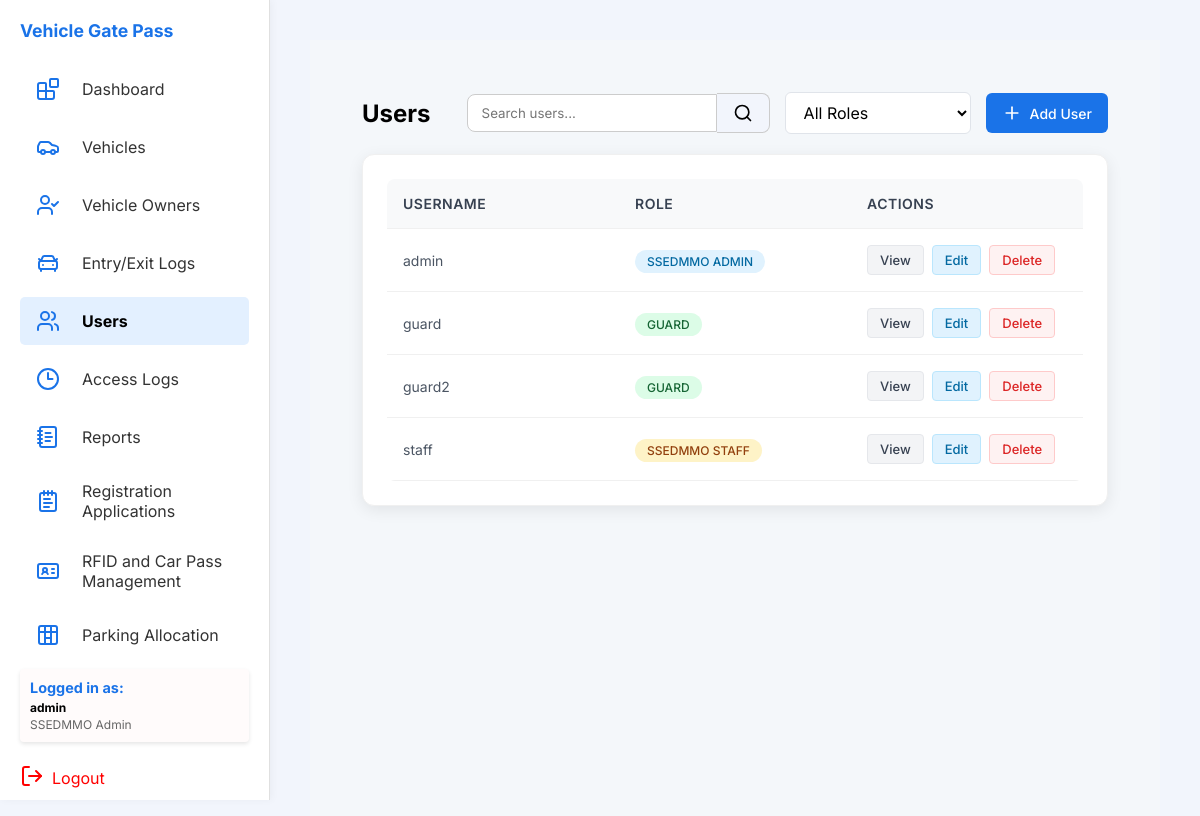
Screenshot of /php/users.php (signed in) with the database file from the repository.
### tables this page shows
CREATE TABLE `user` (
  `userID` varchar(10) NOT NULL,
  `registrationID` varchar(10) DEFAULT NULL,
  `passID` varchar(10) DEFAULT NULL,
  `username` varchar(50) NOT NULL,
  `password` varchar(255) NOT NULL,
  `role` enum('SSEDMMO Admin','SSEDMMO Staff','Guard') DEFAULT NULL
);

### php/users.php (the view, shortened to what this page needs)
<?php
$db = new Database();
$conn = $db->getConnection();
$query = "SELECT * FROM user ORDER BY username";
$result = $conn->query($query);
include_once '../includes/header.php';
?>
<main class="main">
  <div class="container">
    <div class="header">
      <h2>Users</h2>
      <div class="header-actions">
        <div class="search-container">
          <input type="text" id="searchInput" placeholder="Search users..." />
          <button class="search-btn">
            <svg xmlns="http://www.w3.org/2000/svg" width="20" height="20" viewBox="0 0 24 24" fill="none"
              stroke="currentColor" stroke-width="2" stroke-linecap="round" stroke-linejoin="round"
              class="lucide lucide-search">
              <circle cx="11" cy="11" r="8" />
              <path d="m21 21-4.3-4.3" />
            </svg>
          </button>
        </div>
        <div class="filter-container">
          <select id="filterRole">
            <option value="">All Roles</option>
          </select>
        </div>
        <?php if ($_SESSION['role'] === 'SSEDMMO Admin'): ?>
          <button class="add-btn" onclick="showAddUserModal()">
            <svg xmlns="http://www.w3.org/2000/svg" width="20" height="20" viewBox="0 0 24 24" fill="none"
              stroke="currentColor" stroke-width="2" stroke-linecap="round" stroke-linejoin="round"
              class="lucide lucide-plus">
              <path d="M5 12h14" />
              <path d="M12 5v14" />
            </svg>
            Add User
          </button>
        <?php endif; ?>
      </div>
    </div>
    <div class="card">
      <table class="data-table">
        <thead>
          <tr>
            <th>Username</th>
            <th>Role</th>
            <th>Actions</th>
          </tr>
        </thead>
        <tbody>
          <?php if ($result && $result->num_rows > 0): ?>
            <?php while ($row = $result->fetch_assoc()): ?>
              <tr>
                <td><?php echo htmlspecialchars($row['username']); ?></td>
                <td>
                  <span class="role-badge role-<?php echo strtolower(str_replace(' ', '-', $row['role'])); ?>">
                    <?php echo htmlspecialchars($row['role']); ?>
                  </span>
                </td>
                <td>
                  <?php if ($_SESSION['role'] === 'SSEDMMO Admin'): ?>
                    <div class="action-buttons">
                      <button class="btn-view" onclick="viewUser('<?php echo $row['userID']; ?>')">View</button>
                      <button class="btn-edit" onclick="editUser('<?php echo $row['userID']; ?>')">Edit</button>
                      <button class="btn-delete" onclick="confirmDeleteUser('<?php echo $row['userID']; ?>')">Delete</button>
                    </div>
                  <?php else: ?>
                    <span class="no-permission">No Access</span>
                  <?php endif; ?>
                </td>
              </tr>
            <?php endwhile; ?>
          <?php else: ?>
            <tr>
              <td colspan="3" class="no-data">No users found</td>
            </tr>
          <?php endif; ?>
        </tbody>
      </table>
    </div>
  </div>
</main>
<?php
include_once '../includes/footer.php';
?>

### css/global.css (style rules this page uses)
* { box-sizing: border-box; margin: 0; padding: 0; font-family: "Inter", sans-serif; }
body { background: #f2f5fc; padding: 40px; }
main { flex: 1; padding: 0 40px; }
.main { margin-left: 270px; padding: 32px; min-height: 100vh; background: #f4f7fa; box-sizing: border-box; }

### css/users.css (style rules this page uses)
.container { padding: 20px; }
.header { display: flex; justify-content: space-between; align-items: center; margin-bottom: 20px; flex-wrap: wrap; gap: 20px; }
.header h2 { margin: 0; }
.header-actions { display: flex; gap: 15px; align-items: center; flex-wrap: wrap; }
.search-container { display: flex; align-items: center; }
.search-container input { padding: 10px 14px; border-radius: 8px 0 0 8px; border: 1px solid #ccc; width: 250px; outline: none; }
.search-btn { background: #f2f5fc; border: 1px solid #ccc; border-left: none; border-radius: 0 8px 8px 0; padding: 0 16px; height: 40px; display: flex; align-items: center; cursor: pointer; transition: background 0.2s; }
.filter-container select { padding: 9px 14px; border-radius: 6px; border: 1.5px solid #e0e4ea; background: #fff; font-size: 1rem; }
.add-btn { background: #1a73e8; color: white; border: none; border-radius: 6px; padding: 10px 16px; font-size: 14px; font-weight: 500; cursor: pointer; display: flex; align-items: center; gap: 8px; transition: all 0.2s ease; }
.card { background: white; border-radius: 12px; box-shadow: 0 4px 16px rgba(0, 0, 0, 0.08); padding: 24px; border: 1px solid #f0f0f0; overflow: hidden; }
.data-table { width: 100%; border-collapse: collapse; border-radius: 8px; overflow: hidden; table-layout: fixed; }
.data-table th, .data-table td { padding: 16px; text-align: left; border-bottom: 1px solid #f0f0f0; }
.data-table th { background-color: #f8f9fa; font-weight: 600; color: #374151; font-size: 14px; text-transform: uppercase; letter-spacing: 0.5px; }
.data-table tbody tr { transition: background-color 0.2s ease; }
.data-table td { color: #4b5563; font-size: 14px; white-space: nowrap; overflow: hidden; text-overflow: ellipsis; max-width: 200px; }
.role-badge { padding: 4px 12px; border-radius: 12px; font-size: 12px; font-weight: 500; text-transform: uppercase; }
.role-guard { background: #dcfce7; color: #166534; }
.role-ssedmmo-staff { background: #fef3c7; color: #92400e; }
.role-ssedmmo-admin { background: #e0f2fe; color: #0369a1; }
.action-buttons { display: flex; gap: 8px; }
.btn-view, .btn-edit, .btn-delete { padding: 6px 12px; border-radius: 4px; font-size: 13px; font-weight: 500; cursor: pointer; transition: all 0.2s ease; }
.btn-view { background-color: #f3f4f6; color: #374151; border: 1px solid #e5e7eb; }
.btn-edit { background-color: #e0f2fe; color: #0369a1; border: 1px solid #bae6fd; }
.btn-delete { background-color: #fef2f2; color: #dc2626; border: 1px solid #fecaca; }

### rows the page displays
user: username "admin", role "SSEDMMO ADMIN"
user: username "guard", role "GUARD"
user: username "guard2", role "GUARD"
user: username "staff", role "SSEDMMO STAFF"

### other values shown
$_SESSION['username'] "admin"
$_SESSION['role'] "SSEDMMO Admin"
